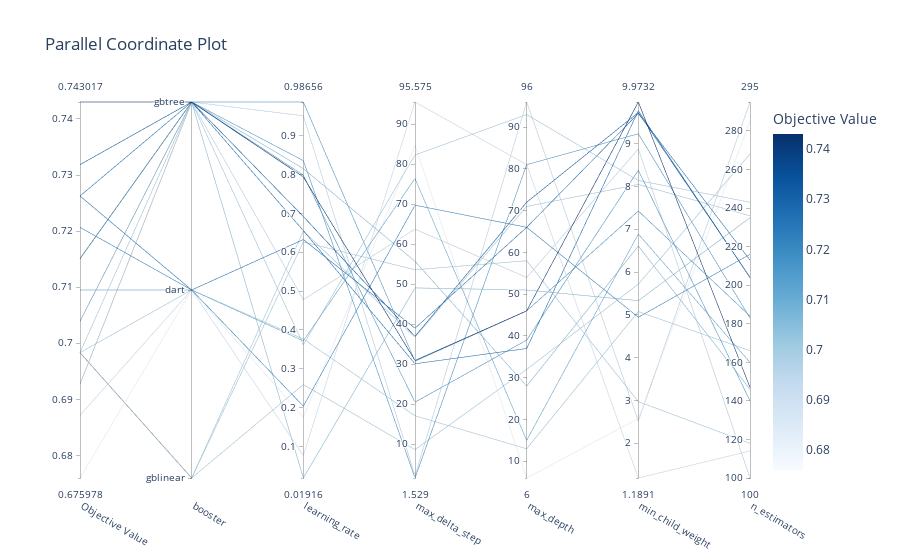

The notebook cell saved with this chart:
### Code cell
optuna.visualization.plot_parallel_coordinate(my_study)

### Figure 1 — Plotly figure (JSON) as saved in the notebook; plotly's stock layout.template omitted (floating-point values rounded to 4 significant figures)
{"data": [{"dimensions": [{"label": "Objective Value", "range": [0.676, 0.743], "values": [0.6983, 0.6983, 0.7207, 0.6983, 0.7095, 0.676, 0.7151, 0.6927, 0.6872, 0.7039, 0.6983, 0.7318, 0.7263, 0.7263, 0.6983, 0.743, 0.7151, 0.7039, 0.7151, 0.6927]}, {"label": "booster", "range": [0, 2], "ticktext": ["gblinear", "dart", "gbtree"], "tickvals": [0, 1, 2], "values": [0, 1, 1, 2, 1, 1, 2, 2, 1, 2, 0, 2, 1, 2, 0, 2, 2, 2, 2, 2]}, {"label": "learning_rate", "range": [0.01916, 0.9866], "values": [0.2595, 0.3767, 0.204, 0.3621, 0.3719, 0.1754, 0.8357, 0.951, 0.07727, 0.01916, 0.6262, 0.692, 0.6326, 0.6555, 0.6547, 0.7938, 0.7983, 0.8152, 0.9866, 0.478]}, {"label": "max_delta_step", "range": [1.529, 95.57], "values": [8.623, 17.09, 69.77, 82.33, 76.45, 84.8, 1.529, 2.056, 95.57, 49.08, 53.62, 36.95, 39.0, 30.1, 36.74, 30.92, 20.5, 55.74, 30.74, 63.78]}, {"label": "max_depth", "range": [6, 96], "values": [32, 13, 66, 93, 15, 6, 81, 96, 81, 51, 58, 72, 66, 37, 71, 46, 39, 28, 46, 54]}, {"label": "min_child_weight", "range": [1.189, 9.973], "values": [5.72, 5.078, 4.945, 8.139, 6.889, 2.578, 9.231, 2.521, 1.189, 5.332, 2.973, 9.727, 9.705, 9.767, 8.047, 9.973, 8.379, 6.609, 7.426, 8.876]}, {"label": "n_estimators", "range": [100, 295], "values": [268, 166, 216, 243, 160, 285, 183, 295, 114, 235, 118, 204, 213, 204, 236, 147, 140, 146, 184, 100]}], "labelangle": 30, "labelside": "bottom", "line": {"color": [0.6983, 0.6983, 0.7207, 0.6983, 0.7095, 0.676, 0.7151, 0.6927, 0.6872, 0.7039, 0.6983, 0.7318, 0.7263, 0.7263, 0.6983, 0.743, 0.7151, 0.7039, 0.7151, 0.6927], "colorbar": {"title": {"text": "Objective Value"}}, "colorscale": [[0, "rgb(247,251,255)"], [0.125, "rgb(222,235,247)"], [0.25, "rgb(198,219,239)"], [0.375, "rgb(158,202,225)"], [0.5, "rgb(107,174,214)"], [0.625, "rgb(66,146,198)"], [0.75, "rgb(33,113,181)"], [0.875, "rgb(8,81,156)"], [1, "rgb(8,48,107)"]], "reversescale": false, "showscale": true}, "type": "parcoords"}], "layout": {"title": {"text": "Parallel Coordinate Plot"}}}
